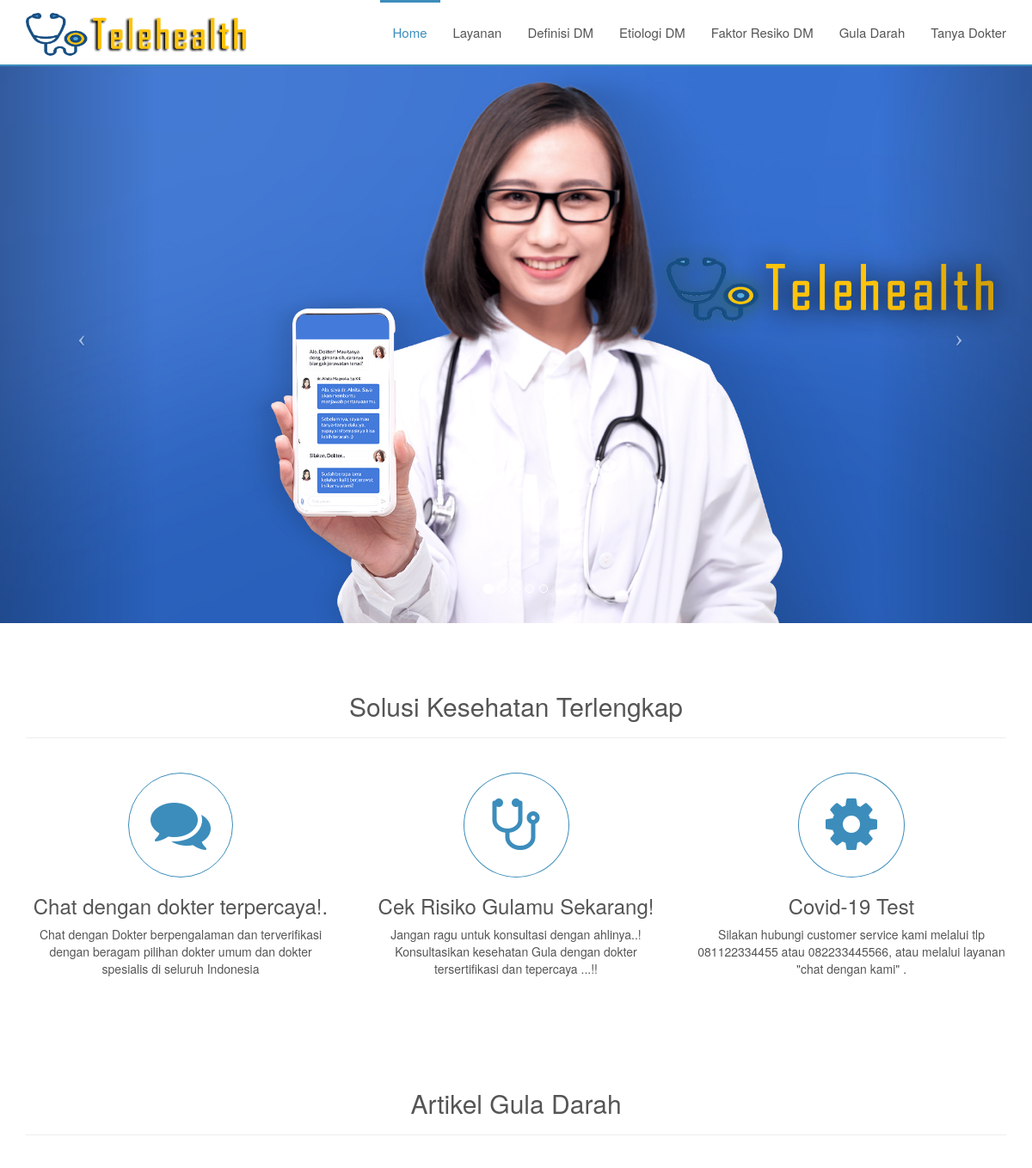
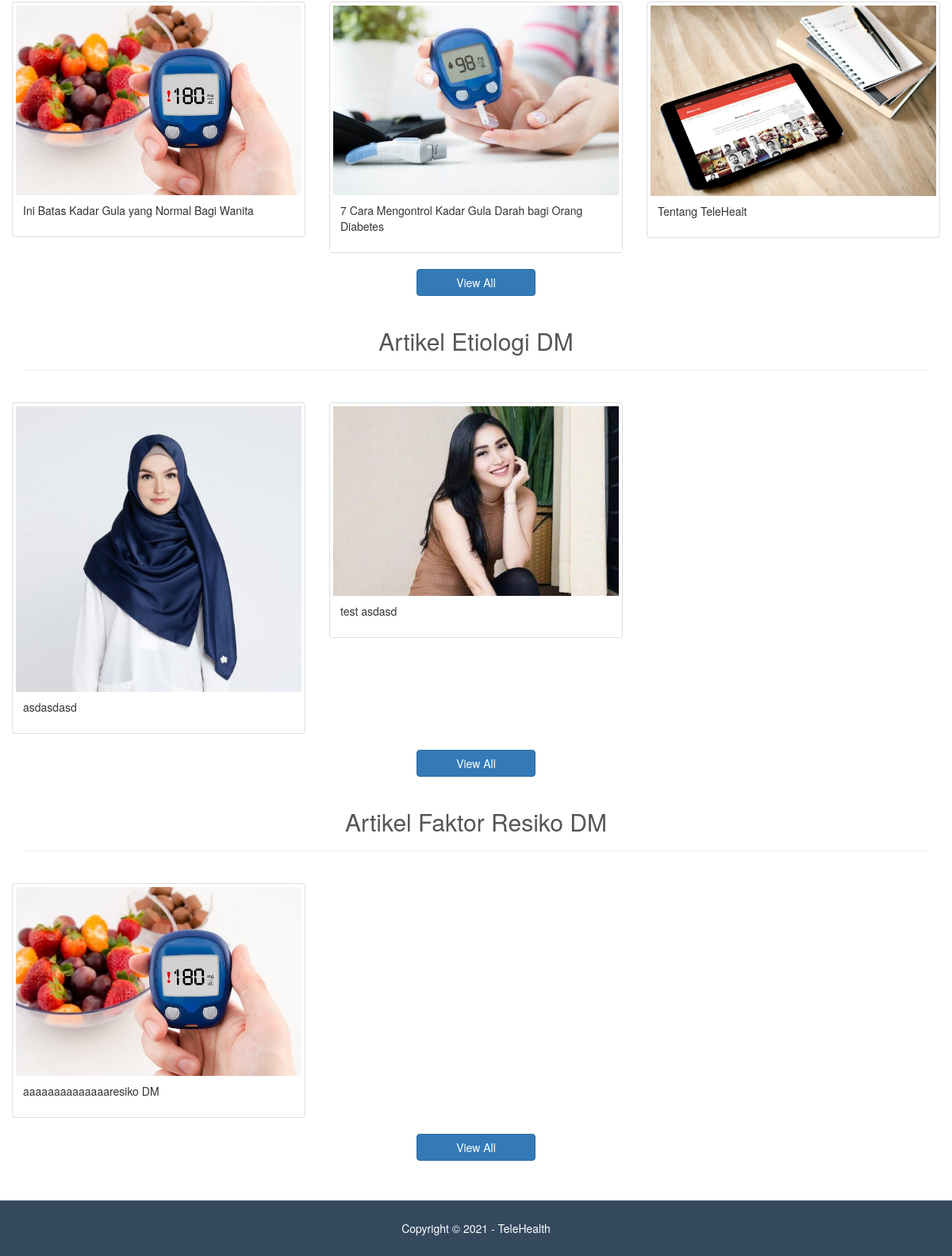
The page /home on the database its author committed (2 pictures, top to bottom).
### tables this page shows
CREATE TABLE `is_portfolio` (
  `portfolio_id` int(11) NOT NULL,
  `title` varchar(255) NOT NULL,
  `deskripsi` text NOT NULL,
  `image` varchar(100) NOT NULL
);

CREATE TABLE `is_etiologi` (
  `etiologi_id` int(11) NOT NULL,
  `title` varchar(255) NOT NULL,
  `deskripsi` text NOT NULL,
  `image` varchar(100) NOT NULL
);

CREATE TABLE `is_resiko` (
  `resiko_id` int(11) NOT NULL,
  `title` varchar(255) NOT NULL,
  `deskripsi` text NOT NULL,
  `image` varchar(100) NOT NULL
);

### pages/home/view.php (the view, shortened to what this page needs)
<br><br>
<div class="row">
    <div class="col-lg-12">
        <h2 style="padding-bottom: 20px" class="page-header center">
            Solusi Kesehatan Terlengkap
        </h2>
        <br>
    </div>
    <div class="col-lg-4 profesional center">
        <i class="fa fa-comments"></i>
        <h3>Chat dengan dokter terpercaya!.</h3>
        <p>Chat dengan Dokter berpengalaman dan terverifikasi dengan beragam pilihan dokter umum dan dokter spesialis di seluruh Indonesia</p>
    </div>
    <div class="col-lg-4 friendly center">
        <i class="fa fa-stethoscope"></i>
        <h3>Cek Risiko Gulamu Sekarang!</h3>
        <p>Jangan ragu untuk konsultasi dengan ahlinya..! Konsultasikan kesehatan Gula dengan dokter tersertifikasi dan tepercaya ...!!</p>
    </div>
    <div class="col-lg-4 suitable center">
        <i class="fa fa-cog"></i>
        <h3>Covid-19 Test</h3>
        <p>Silakan hubungi customer service kami melalui tlp 081122334455 atau 082233445566, atau melalui layanan "chat dengan kami" .</p>
    </div>
</div>
<br><br>
<br><br>
<div class="row">
    <div class="col-lg-12">
        <h2 style="padding-bottom: 20px" class="page-header center">
            Artikel Gula Darah
        </h2>
        <br>
    </div>
    <div class="row">
        <?php
        $query = mysqli_query($mysqli, "SELECT * FROM is_portfolio ORDER BY portfolio_id DESC LIMIT 6")
                                        or die('Ada kesalahan pada query tampil portfolio : '.mysqli_error($mysqli));
        while($data = mysqli_fetch_assoc($query)) {
        ?>
            <div class="col-sm-4 col-md-4">
                <div class="thumbnail">
                    <a data-toggle="modal" class="open_modal" href="#" data-id="<?php echo $data['portfolio_id']; ?>">
                        <img src="images/portfolio/<?php echo $data['image']; ?>" alt="Portfolio">
                    </a>
                    <div class="caption">
                        <p><?php echo $data['title']; ?></p>
                    </div>
                </div>
            </div>
        <?php
        }
        ?>
    </div>
    <div class="row">
        <div class="col-lg-12 col-md-12 center">
            <a style="width:150px" href="portfolio" class="btn btn-primary"> View All</a>
        </div>
    </div>
</div>
<div class="row">
    <div class="col-lg-12">
        <h2 style="padding-bottom: 20px" class="page-header center">
            Artikel Etiologi DM
        </h2>
        <br>
    </div>
    <div class="row">
        <?php
        $query = mysqli_query($mysqli, "SELECT * FROM is_etiologi ORDER BY etiologi_id DESC LIMIT 6")
                                        or die('Ada kesalahan pada query tampil etiologi : '.mysqli_error($mysqli));
        while($data = mysqli_fetch_assoc($query)) {
        ?>
            <div class="col-sm-4 col-md-4">
                <div class="thumbnail">
                    <a data-toggle="modal" class="open_modal" href="#" data-id="<?php echo $data['etiologi_id']; ?>">
                        <img src="images/etiologi/<?php echo $data['image']; ?>" alt="Etiologi">
                    </a>
                    <div class="caption">
                        <p><?php echo $data['title']; ?></p>
                    </div>
                </div>
            </div>
        <?php
        }
        ?>
    </div>
    <div class="row">
        <div class="col-lg-12 col-md-12 center">
            <a style="width:150px" href="etiologi" class="btn btn-primary"> View All</a>
        </div>
    </div>
</div>
<div class="row">
    <div class="col-lg-12">
        <h2 style="padding-bottom: 20px" class="page-header center">
            Artikel Faktor Resiko DM
        </h2>
        <br>
    </div>
    <div class="row">
        <?php
        $query = mysqli_query($mysqli, "SELECT * FROM is_resiko ORDER BY resiko_id DESC LIMIT 6")
                                        or die('Ada kesalahan pada query tampil resiko : '.mysqli_error($mysqli));
        while($data = mysqli_fetch_assoc($query)) {
        ?>
            <div class="col-sm-4 col-md-4">
                <div class="thumbnail">
                    <a data-toggle="modal" class="open_modal" href="#" data-id="<?php echo $data['resiko_id']; ?>">
                        <img src="images/resiko/<?php echo $data['image']; ?>" alt="resiko">
                    </a>
                    <div class="caption">
                        <p><?php echo $data['title']; ?></p>
                    </div>
                </div>
            </div>
        <?php
        }
        ?>
    </div>
    <div class="row">
        <div class="col-lg-12 col-md-12 center">
            <a style="width:150px" href="resiko" class="btn btn-primary"> View All</a>
        </div>
    </div>
</div>

### assets/css/modern-business.css (style rules this page uses)
html, body { height: 100%; }
body { padding-top: 50px; }

### assets/css/style.css (style rules this page uses)
body { font-family: "Helvetica Neue", Helvetica, Arial, sans-serif; font-size: 14px; line-height: 1.42857143; color: #555; background-color: #fff; }
.center { text-align: center; }
.profesional i { font-size: 70px; color: #3c8dbc; border: 1px solid #3c8dbc; border-radius: 50%; padding: 25px 25px 25px 25px; }
.friendly i { font-size: 70px; color: #3c8dbc; border: 1px solid #3c8dbc; border-radius: 50%; padding: 25px 33px 25px 33px; }
.suitable i { font-size: 70px; color: #3c8dbc; border: 1px solid #3c8dbc; border-radius: 50%; padding: 25px 31px 25px 31px; }
a { color: #3c8dbc; text-decoration: none; }

### rows shown on the page
is_portfolio: image (picture), title "Ini Batas Kadar Gula yang Normal Bagi Wanita"
is_portfolio: image (picture), title "7 Cara Mengontrol Kadar Gula Darah bagi Orang Diabetes"
is_portfolio: image (picture), title "Tentang TeleHealt"
is_etiologi: image (picture), title "asdasdasd"
is_etiologi: image (picture), title "test asdasd"
is_resiko: image (picture), title "aaaaaaaaaaaaaaresiko DM"
